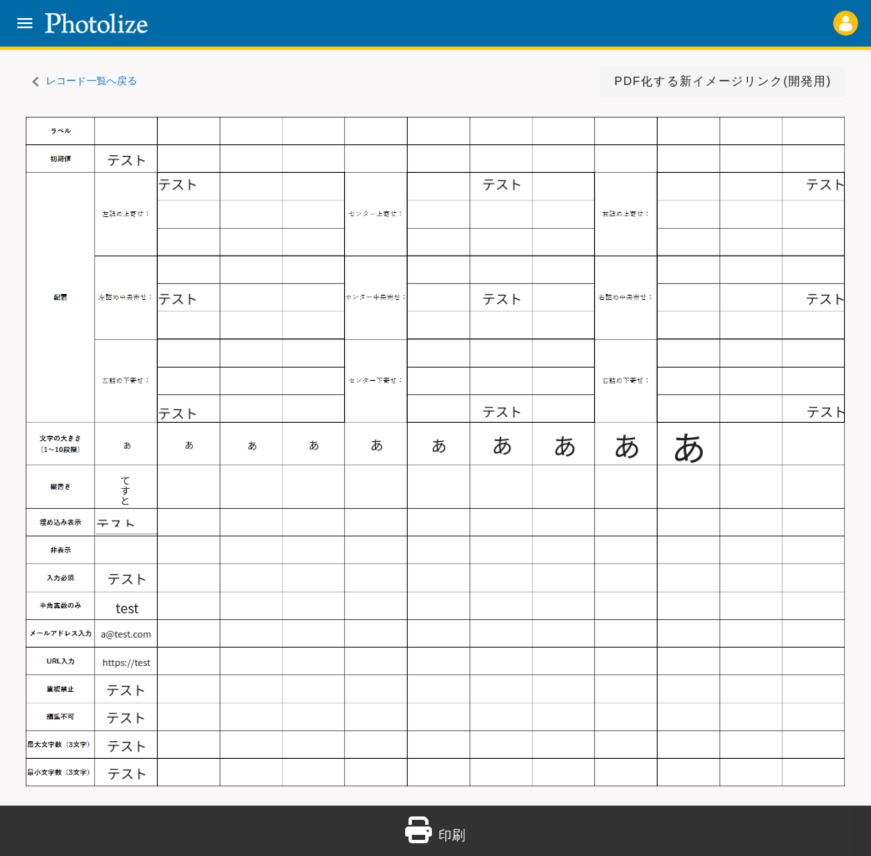
#> input picture python/TestScript/photolize/slt_ver1/high_png/base.png, 2613 x 2567 px, found by its file name (shown at 1/3 size)
$ python diff_color_img.py
#> lines starting #> are read from the running program, lines starting #| are printed output that depends on the picture; after the words box and inside, x2 and y2 are one past the last pixel; in counts of white or black regions, pixels touching at a corner belong together
# 色付けありの差異検出
# 参考サイト：https://qiita.com/grv2688/items/44f9e0ddd429afbb26a2
import cv2
from datetime import datetime
import matplotlib.pyplot as plt
import numpy as np
import os
import subprocess


# 保存先ディレクトリを作成
output_dir = os.path.join(os.path.dirname(os.path.abspath(__file__)), "high_png/")
# フォルダが存在しない場合は作成
if not os.path.exists(output_dir):
    os.makedirs(output_dir)
    command = f"sudo chown -R aridome:aridome {output_dir}"
    # コマンドを実行
    subprocess.call(command, shell=True)

# ファイル名を生成
output_file_name_A = 'base.png'
output_file_name_B = 'chg_position.png'
# ファイルパスを作成
output_file_path_A = os.path.join(output_dir, output_file_name_A)
output_file_path_B = os.path.join(output_dir, output_file_name_B)
imgA = cv2.imread(output_file_path_A)
#> imgA is the input picture: shape (2567, 2613, 3); mean B, G, R 229.8, 227.4, 222.3
imgB = cv2.imread(output_file_path_B)
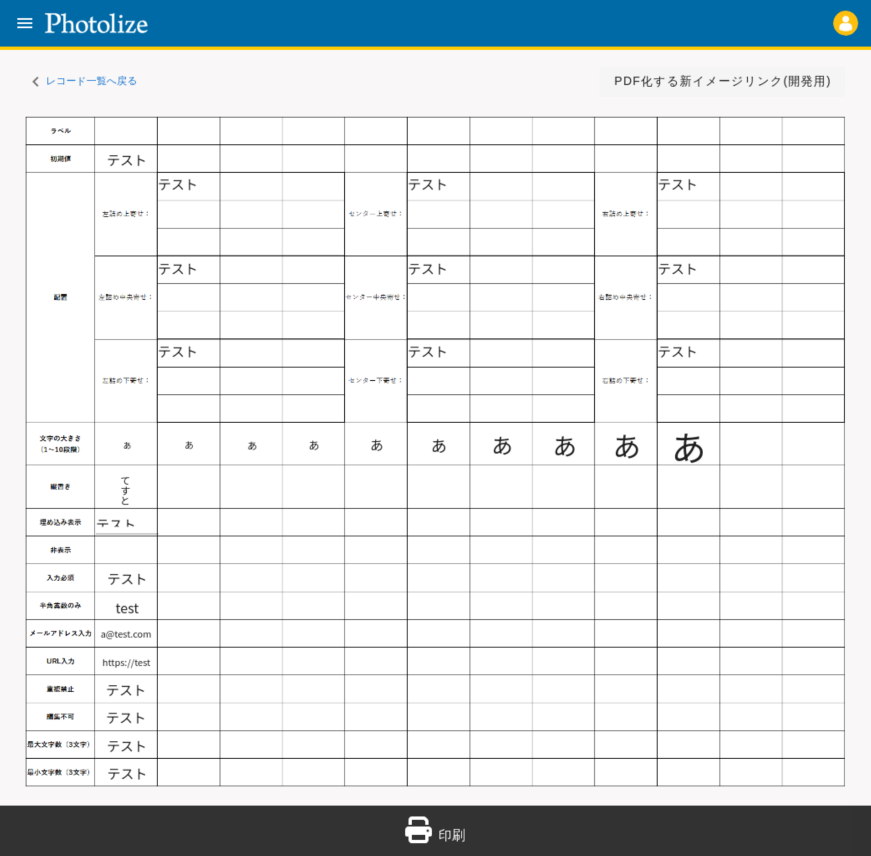
#> input picture python/TestScript/photolize/slt_ver1/high_png/chg_position.png, 2613 x 2567 px, found by its file name (shown at 1/3 size)
#> imgB is the input picture: shape (2567, 2613, 3); mean B, G, R 229.8, 227.4, 222.3
# OpenCVはBGRフォーマットなので、RGBへ変換する
imgA = cv2.cvtColor(imgA, cv2.COLOR_BGR2RGB)
imgB = cv2.cvtColor(imgB, cv2.COLOR_BGR2RGB)
# 画像サイズを取得
hA, wA, cA = imgA.shape[:3]
#> hA = 2567; wA = 2613; cA = 3
hB, wB, cA = imgB.shape [:3]
#> hB = 2567; wB = 2613

# 特徴量検出器を作成
akaze = cv2.AKAZE_create()
# 二つの画像の特徴点を抽出
kpA, desA = akaze.detectAndCompute(imgA,None)
#> kpA = 4815 keypoints; strongest (x, y, size): (149, 2067, 11.4), (149, 2069, 8.1), (1678, 1352, 8.1), (2042, 1363, 11.4)
kpB, desB = akaze.detectAndCompute(imgB,None)
#> kpB = 4835 keypoints; strongest (x, y, size): (149, 2067, 11.4), (149, 2069, 8.1), (1678, 1352, 8.1), (2042, 1363, 11.4)

# imageBを透視変換する
# 透視変換: 斜めから撮影した画像を真上から見た画像に変換する感じ
# BFMatcher型のオブジェクトを作成する
bf = cv2.BFMatcher(cv2.NORM_HAMMING, crossCheck=True)
# 記述子をマッチさせる。※スキャン画像(B2)の特徴抽出はforループ前に実施済み。
matches = bf.match(desA,desB)
#> matches = 4322 matches
# マッチしたものを距離順に並べ替える。
matches = sorted(matches, key = lambda x:x.distance)
# マッチしたもの（ソート済み）の中から上位★%（参考：15%)をgoodとする。
good = matches[:int(len(matches) * 0.5)]
#> good = 2161 matches
# 対応が取れた特徴点の座標を取り出す？
src_pts = np.float32([kpA[m.queryIdx].pt for m in good]).reshape(-1,1,2)
#> src_pts = 2161 rows, first 8: [137.1, 40.86], [167, 41.03], [179.2, 40.7], [185.1, 42.9], [330.7, 43.57], [173.8, 44.45], [162, 46.4], [2536.8, 49.47]
dst_pts = np.float32([kpB[m.trainIdx].pt for m in good]).reshape(-1,1,2)
#> dst_pts has the same summary as src_pts
# findHomography:二つの画像から得られた点の集合を与えると、その物体の投射変換を計算する
M, mask = cv2.findHomography(dst_pts, src_pts, cv2.RANSAC,5.0) # dst_img作成の際だけ使う。warpperspectiveの使い方がわかってない。
#> M = [[1, -5.22e-18, -2.36e-12], [8.18e-16, 1, -1.05e-12], [2.66e-19, -1.35e-18, 1]]; mask = 2161 values from 1 to 1
# imgBを透視変換。
imgB_transform = cv2.warpPerspective(imgB, M, (wA, hA))

# imgAとdst_imgの差分を求めてresultとする。グレースケールに変換。
result = cv2.absdiff(imgA, imgB_transform)
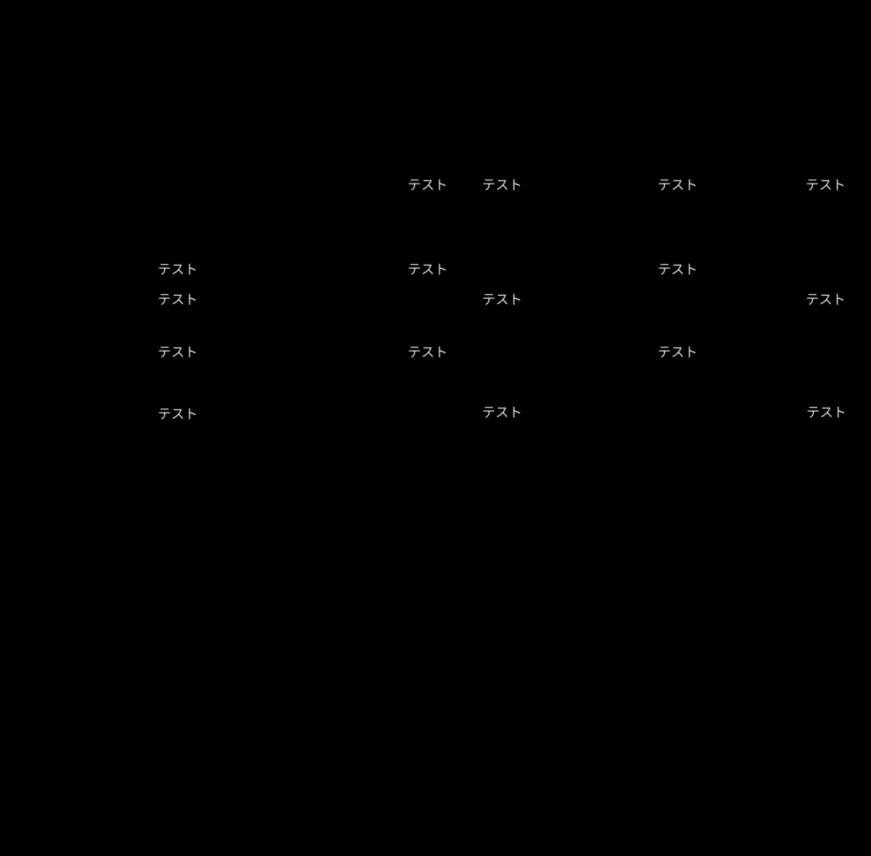
#> result: shape (2567, 2613, 3) (shown at 1/3 size); mean R, G, B 0.4, 0.4, 0.4
result_gray = cv2.cvtColor(result, cv2.COLOR_BGR2GRAY)

# 二値化
_, result_bin = cv2.threshold(result_gray, 50, 255, cv2.THRESH_BINARY) # 閾値は50
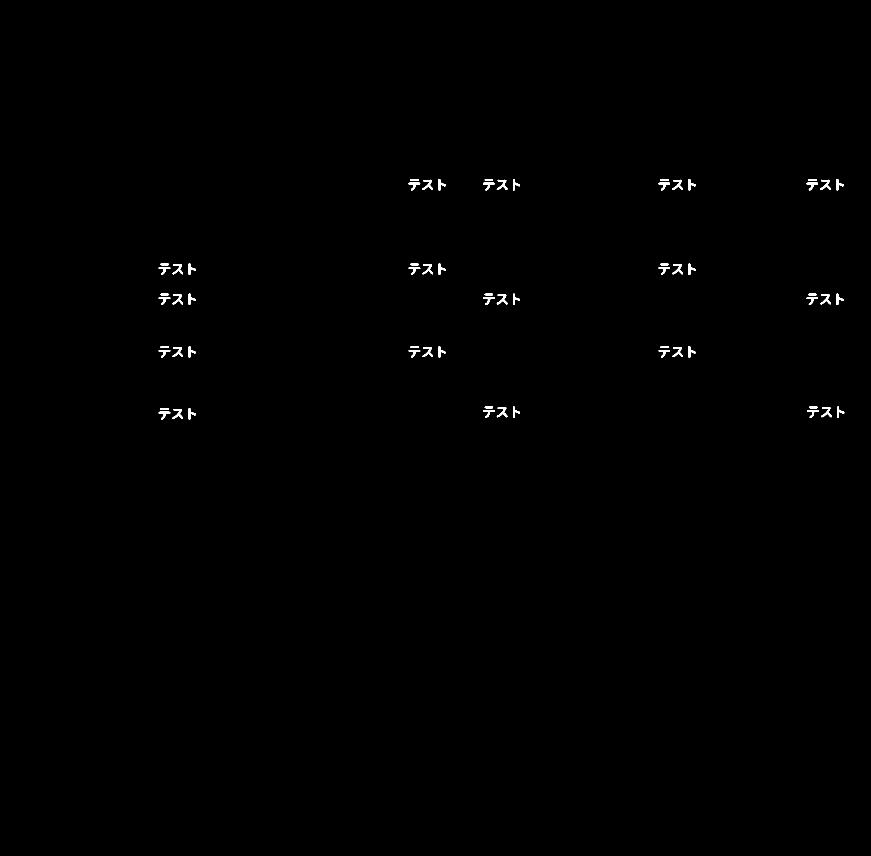
#> result_bin: shape (2567, 2613) (shown at 1/3 size); 0.26% white; 64 white regions, largest, box (x1, y1, x2, y2) and area: (517, 883, 549, 913) 393, (1490, 883, 1522, 913) 393, (1267, 1041, 1299, 1071) 393

# カーネルを準備（オープニング用）
kernel = np.ones((2,2),np.uint8)
# オープニング（収縮→膨張）実行 ノイズ除去
result_bin = cv2.morphologyEx(result_bin, cv2.MORPH_OPEN, kernel) # オープニング（収縮→膨張）。ノイズ除去。
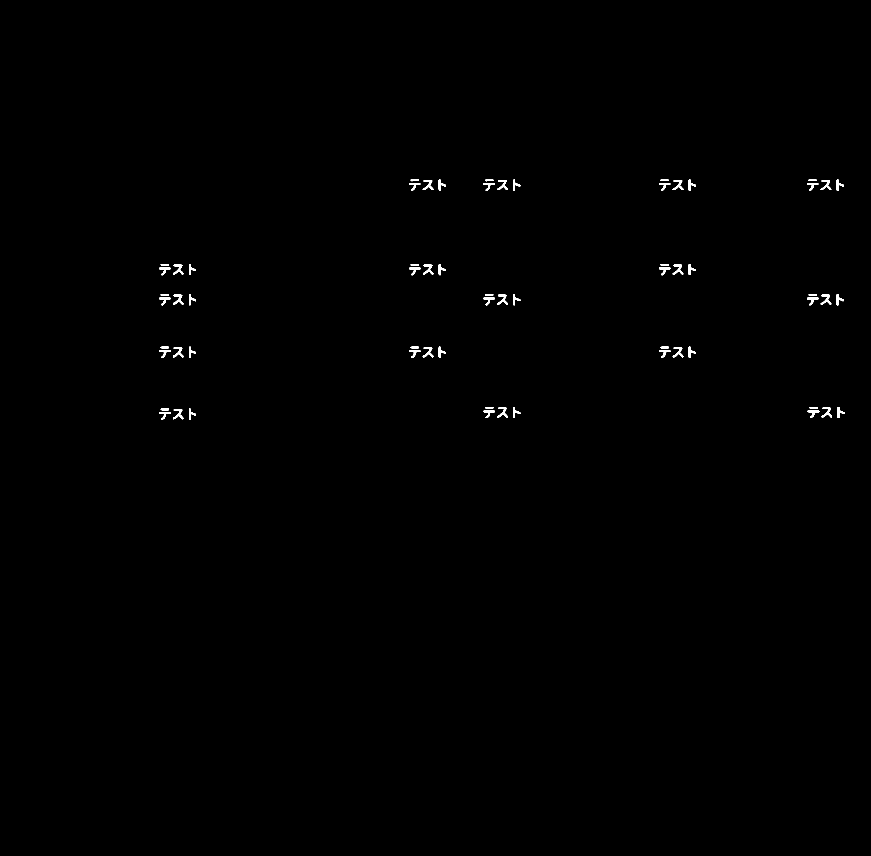
#> result_bin: shape (2567, 2613) (shown at 1/3 size); 0.25% white; 64 white regions, largest, box (x1, y1, x2, y2) and area: (1268, 1042, 1300, 1072) 393, (519, 884, 550, 914) 392, (1492, 884, 1523, 914) 392

# 二値画像をRGB形式に変換し、2枚の画像を重ねる。
result_bin_rgb = cv2.cvtColor(result_bin, cv2.COLOR_GRAY2RGB)
result_add = cv2.addWeighted(imgA, 0.3, result_bin_rgb, 0.7, 2.2) # ２.２はガンマ値。大きくすると白っぽくなる
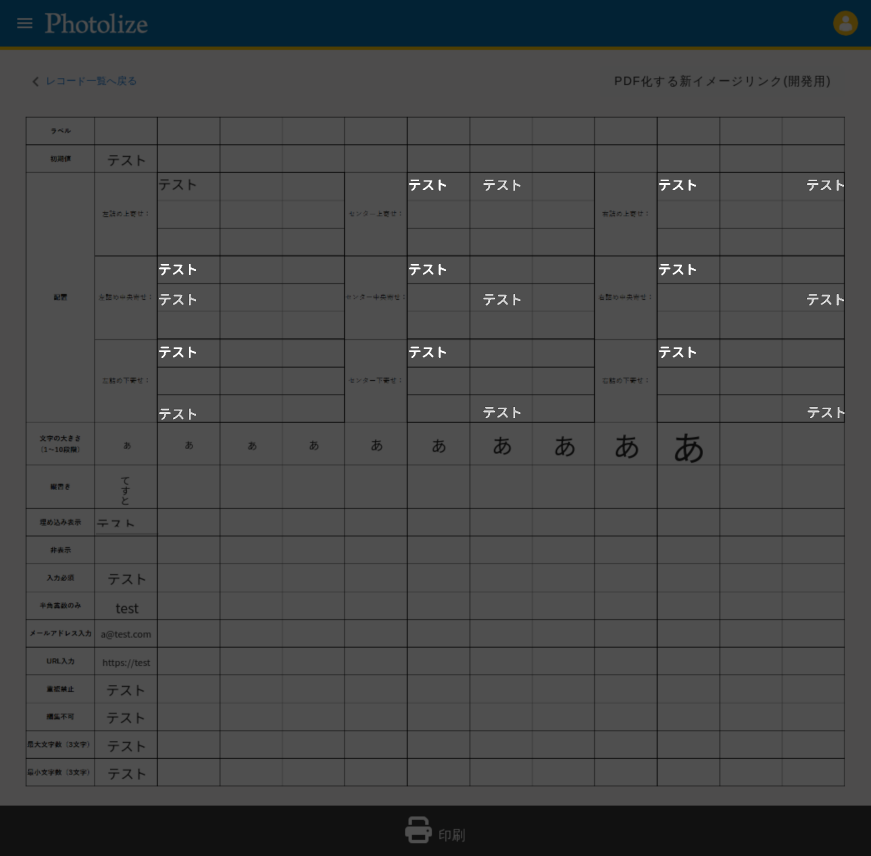
#> result_add: shape (2567, 2613, 3) (shown at 1/3 size); mean R, G, B 69.5, 71, 71.7

### 変更前と変更後の色分け ###
## 変更前の色付け ##
# 白色の範囲を定義
lower_white = (128, 128, 128)  # 下限（B、G、R）
upper_white = (254, 254, 254)  # 上限（B、G、R）

# 白色の範囲内にあるピクセルをマスクとして取得
white_mask = cv2.inRange(result_add, lower_white, upper_white)
#> white_mask: shape (2567, 2613); 0.12% white; 32 white regions, largest, box (x1, y1, x2, y2) and area: (519, 884, 550, 914) 384, (1492, 884, 1523, 914) 383, (2462, 884, 2494, 914) 383

# 新しい色（緑色）を指定
new_color = (0, 255, 0)  # (B、G、R)

# ピクセルの色を変更
result_add[white_mask > 0] = new_color

## 変更後の色付け ##
# 白色の範囲を定義
lower_white = (255, 255, 255)  # 下限（B、G、R）
upper_white = (255, 255, 255)  # 上限（B、G、R）

# 白色の範囲内にあるピクセルをマスクとして取得
white_mask = cv2.inRange(result_add, lower_white, upper_white)
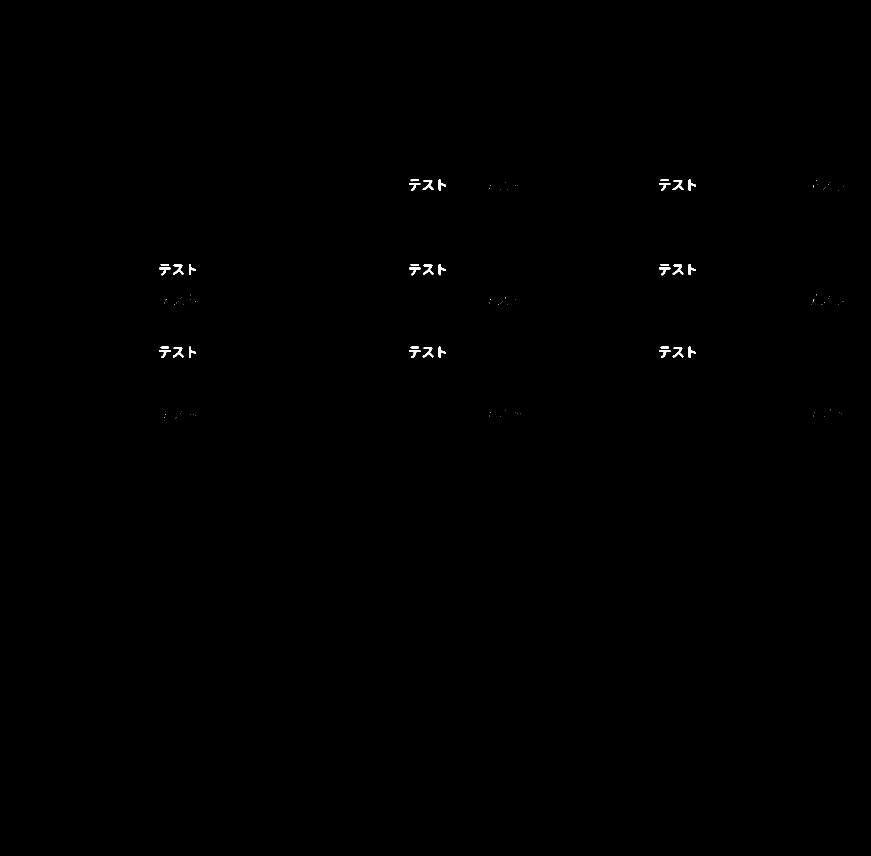
#> white_mask: shape (2567, 2613) (shown at 1/3 size); 0.13% white; 102 white regions (70 under 20 px), largest, box (x1, y1, x2, y2) and area: (1268, 1042, 1300, 1072) 393, (519, 1042, 550, 1072) 391, (2018, 794, 2050, 824) 390

# 新しい色（赤色）を指定
new_color = (0, 0, 255)  # (B、G、R)

# ピクセルの色を変更
result_add[white_mask > 0] = new_color

### 差異が検出されたか判定 ###
# 2値画像（result_bin）の白いピクセル（差分が存在する部分）の数をカウント
white_pixel_count = cv2.countNonZero(result_bin)
#> white_pixel_count = 17084

# ある閾値以上の白いピクセルが存在する場合、差分があると判断する
threshold = 100  # 適切な閾値を選択
red_text_start = "\033[91m"
red_text_end = "\033[0m"
green_text_start = "\033[92m"
green_text_end = "\033[0m"

if white_pixel_count > threshold:
    print(f"{red_text_start}差異が検出されました{red_text_end}")
else:
    print(f"{green_text_start}異常なし{green_text_end}")

# 現在の日付を取得してフォーマット
current_date = datetime.now().strftime("%m-%d_%H-%M-%S")
# ファイル名を生成
output_file_name = f"diff_color_{current_date}.png"
# output_file_name = f"diff_{current_date}.png"

output_dir2 = os.path.join(os.path.dirname(os.path.abspath(__file__)), "diff_color_high_png/")
# output_dir2 = os.path.join(os.path.dirname(os.path.abspath(__file__)), "diff_high_png/")

# ファイルパスを作成
output_file_path = os.path.join(output_dir2, output_file_name)
# フォルダが存在しない場合は作成
if not os.path.exists(output_dir2):
    os.makedirs(output_dir2)
    command = f"sudo chown -R aridome:aridome {output_dir2}"
    # コマンドを実行
    subprocess.call(command, shell=True)
#> (this line was passed over: subprocess is not available in this run)

# 画像を保存する
cv2.imwrite(output_file_path, result_add)

print(f"2つの画像の差異を示した画像を{output_file_path}に保存しました")
